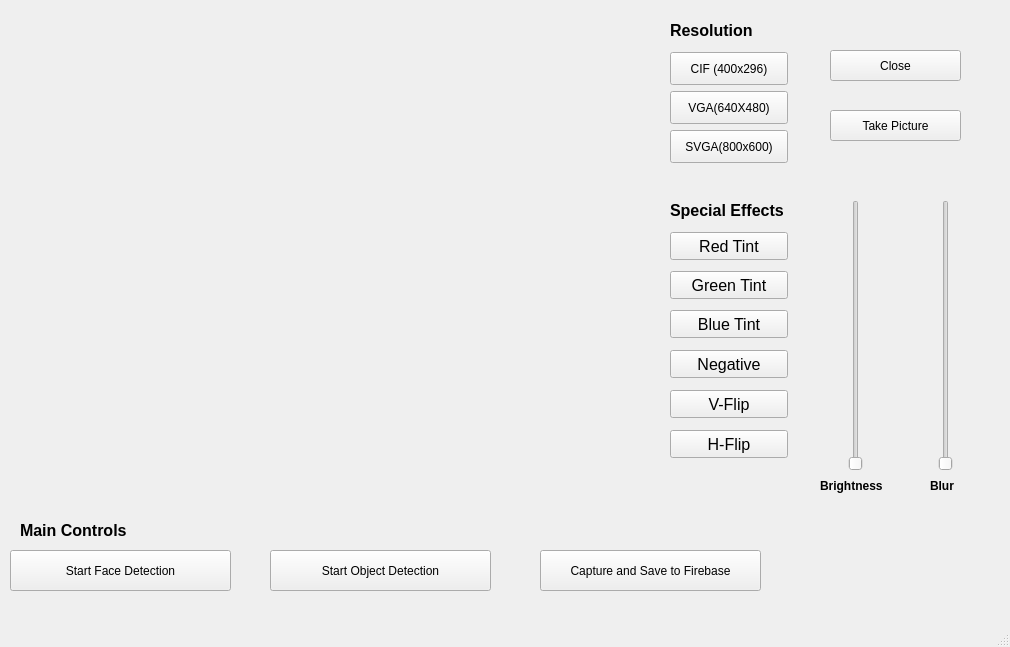
<?xml version="1.0" encoding="UTF-8"?>
<ui version="4.0">
 <class>MainWindow</class>
 <widget class="QMainWindow" name="MainWindow">
  <property name="geometry">
   <rect>
    <x>0</x>
    <y>0</y>
    <width>1010</width>
    <height>647</height>
   </rect>
  </property>
  <property name="windowTitle">
   <string>ESP32 Interface</string>
  </property>
  <widget class="QWidget" name="centralwidget">
   <widget class="QPushButton" name="face_btn">
    <property name="geometry">
     <rect>
      <x>10</x>
      <y>550</y>
      <width>221</width>
      <height>41</height>
     </rect>
    </property>
    <property name="autoFillBackground">
     <bool>false</bool>
    </property>
    <property name="text">
     <string>Start Face Detection</string>
    </property>
   </widget>
   <widget class="QPushButton" name="obj_btn">
    <property name="geometry">
     <rect>
      <x>270</x>
      <y>550</y>
      <width>221</width>
      <height>41</height>
     </rect>
    </property>
    <property name="text">
     <string>Start Object Detection</string>
    </property>
   </widget>
   <widget class="QPushButton" name="close_btn">
    <property name="geometry">
     <rect>
      <x>830</x>
      <y>50</y>
      <width>131</width>
      <height>31</height>
     </rect>
    </property>
    <property name="text">
     <string>Close</string>
    </property>
   </widget>
   <widget class="QPushButton" name="pic_btn">
    <property name="geometry">
     <rect>
      <x>830</x>
      <y>110</y>
      <width>131</width>
      <height>31</height>
     </rect>
    </property>
    <property name="text">
     <string>Take Picture</string>
    </property>
   </widget>
   <widget class="QSlider" name="brt_slider">
    <property name="geometry">
     <rect>
      <x>820</x>
      <y>200</y>
      <width>71</width>
      <height>271</height>
     </rect>
    </property>
    <property name="font">
     <font>
      <weight>50</weight>
      <bold>false</bold>
     </font>
    </property>
    <property name="orientation">
     <enum>Qt::Vertical</enum>
    </property>
   </widget>
   <widget class="QSlider" name="blur_slider">
    <property name="geometry">
     <rect>
      <x>910</x>
      <y>200</y>
      <width>71</width>
      <height>271</height>
     </rect>
    </property>
    <property name="orientation">
     <enum>Qt::Vertical</enum>
    </property>
   </widget>
   <widget class="QLabel" name="brtLabel">
    <property name="geometry">
     <rect>
      <x>820</x>
      <y>470</y>
      <width>81</width>
      <height>31</height>
     </rect>
    </property>
    <property name="font">
     <font>
      <weight>75</weight>
      <bold>true</bold>
     </font>
    </property>
    <property name="text">
     <string>Brightness</string>
    </property>
   </widget>
   <widget class="QLabel" name="blurLabel">
    <property name="geometry">
     <rect>
      <x>930</x>
      <y>470</y>
      <width>81</width>
      <height>31</height>
     </rect>
    </property>
    <property name="font">
     <font>
      <weight>75</weight>
      <bold>true</bold>
     </font>
    </property>
    <property name="text">
     <string>Blur</string>
    </property>
   </widget>
   <widget class="QLabel" name="frame">
    <property name="geometry">
     <rect>
      <x>10</x>
      <y>10</y>
      <width>640</width>
      <height>480</height>
     </rect>
    </property>
    <property name="text">
     <string/>
    </property>
    <property name="pixmap">
     <pixmap>../images/dogs2.jpg</pixmap>
    </property>
    <property name="scaledContents">
     <bool>true</bool>
    </property>
   </widget>
   <widget class="QPushButton" name="cif_btn">
    <property name="geometry">
     <rect>
      <x>670</x>
      <y>52</y>
      <width>118</width>
      <height>33</height>
     </rect>
    </property>
    <property name="text">
     <string>CIF (400x296)</string>
    </property>
   </widget>
   <widget class="QPushButton" name="vga_btn">
    <property name="geometry">
     <rect>
      <x>670</x>
      <y>91</y>
      <width>118</width>
      <height>33</height>
     </rect>
    </property>
    <property name="text">
     <string>VGA(640X480)</string>
    </property>
   </widget>
   <widget class="QPushButton" name="svga_btn">
    <property name="geometry">
     <rect>
      <x>670</x>
      <y>130</y>
      <width>118</width>
      <height>33</height>
     </rect>
    </property>
    <property name="text">
     <string>SVGA(800x600)</string>
    </property>
   </widget>
   <widget class="QPushButton" name="red_btn">
    <property name="geometry">
     <rect>
      <x>670</x>
      <y>232</y>
      <width>118</width>
      <height>28</height>
     </rect>
    </property>
    <property name="font">
     <font>
      <pointsize>12</pointsize>
      <italic>false</italic>
     </font>
    </property>
    <property name="text">
     <string>Red Tint</string>
    </property>
   </widget>
   <widget class="QPushButton" name="green_btn">
    <property name="geometry">
     <rect>
      <x>670</x>
      <y>271</y>
      <width>118</width>
      <height>28</height>
     </rect>
    </property>
    <property name="font">
     <font>
      <pointsize>12</pointsize>
      <italic>false</italic>
     </font>
    </property>
    <property name="text">
     <string>Green Tint</string>
    </property>
   </widget>
   <widget class="QPushButton" name="blue_btn">
    <property name="geometry">
     <rect>
      <x>670</x>
      <y>310</y>
      <width>118</width>
      <height>28</height>
     </rect>
    </property>
    <property name="font">
     <font>
      <pointsize>12</pointsize>
      <italic>false</italic>
     </font>
    </property>
    <property name="text">
     <string>Blue Tint</string>
    </property>
   </widget>
   <widget class="QPushButton" name="firebase_btn">
    <property name="geometry">
     <rect>
      <x>540</x>
      <y>550</y>
      <width>221</width>
      <height>41</height>
     </rect>
    </property>
    <property name="text">
     <string>Capture and Save to Firebase</string>
    </property>
   </widget>
   <widget class="QLabel" name="resolution_label">
    <property name="geometry">
     <rect>
      <x>670</x>
      <y>20</y>
      <width>101</width>
      <height>21</height>
     </rect>
    </property>
    <property name="font">
     <font>
      <pointsize>12</pointsize>
      <weight>75</weight>
      <italic>false</italic>
      <bold>true</bold>
     </font>
    </property>
    <property name="text">
     <string>Resolution</string>
    </property>
   </widget>
   <widget class="QLabel" name="special_label">
    <property name="geometry">
     <rect>
      <x>670</x>
      <y>200</y>
      <width>131</width>
      <height>21</height>
     </rect>
    </property>
    <property name="font">
     <font>
      <pointsize>12</pointsize>
      <weight>75</weight>
      <italic>false</italic>
      <bold>true</bold>
     </font>
    </property>
    <property name="text">
     <string>Special Effects</string>
    </property>
   </widget>
   <widget class="QPushButton" name="vflip_btn">
    <property name="geometry">
     <rect>
      <x>670</x>
      <y>390</y>
      <width>118</width>
      <height>28</height>
     </rect>
    </property>
    <property name="font">
     <font>
      <pointsize>12</pointsize>
      <italic>false</italic>
     </font>
    </property>
    <property name="text">
     <string>V-Flip</string>
    </property>
   </widget>
   <widget class="QPushButton" name="hflip_btn">
    <property name="geometry">
     <rect>
      <x>670</x>
      <y>430</y>
      <width>118</width>
      <height>28</height>
     </rect>
    </property>
    <property name="font">
     <font>
      <pointsize>12</pointsize>
      <italic>false</italic>
     </font>
    </property>
    <property name="text">
     <string>H-Flip</string>
    </property>
   </widget>
   <widget class="QPushButton" name="negative_btn">
    <property name="geometry">
     <rect>
      <x>670</x>
      <y>350</y>
      <width>118</width>
      <height>28</height>
     </rect>
    </property>
    <property name="font">
     <font>
      <pointsize>12</pointsize>
      <italic>false</italic>
     </font>
    </property>
    <property name="text">
     <string>Negative</string>
    </property>
   </widget>
   <widget class="QLabel" name="main_label">
    <property name="geometry">
     <rect>
      <x>20</x>
      <y>520</y>
      <width>161</width>
      <height>21</height>
     </rect>
    </property>
    <property name="font">
     <font>
      <pointsize>12</pointsize>
      <weight>75</weight>
      <bold>true</bold>
     </font>
    </property>
    <property name="text">
     <string>Main Controls</string>
    </property>
   </widget>
  </widget>
  <widget class="QStatusBar" name="statusbar"/>
 </widget>
 <resources/>
 <connections/>
</ui>
